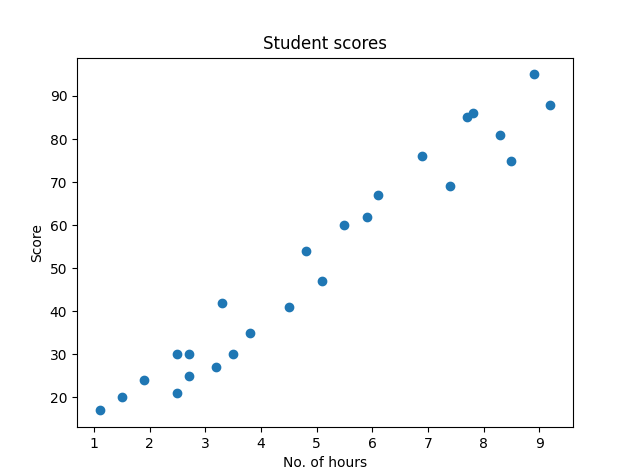

Here is the Python script that generated this plot:
import numpy as np
import pandas as pd
student = pd.read_csv('student_scores.csv')
print(student.head())
student.describe()
student.info()
import matplotlib.pyplot as plt
Xax = student.iloc[:,0]
Yax = student.iloc[:,1]
plt.scatter(Xax,Yax)
plt.xlabel("No. of hours")
plt.ylabel("Score")
plt.title("Student scores")
plt.show()
x = student.iloc[:,:-1]
y = student.iloc[:,1]
print('x values : ')
print(x)
print('y values : ')
print(y)
from sklearn.model_selection import train_test_split
x_train,x_test,y_train,y_test = train_test_split(x,y,test_size=0.2)
print(x_train)
from sklearn.linear_model import LinearRegression
regressor = LinearRegression()
regressor.fit(x_train,y_train)
print('INTERCEPT = ',regressor.intercept_)
print('CO-EFFICIENT = ',regressor.coef_)
y_pred = regressor.predict(x_test)
for(i,j) in zip(y_test,y_pred):
 if(i!=j):
  print("Actual value : ",i,"Predicted value : ",j)
 print("Number of mislabeled points from test data set : ", (y_test !=
y_pred).sum())
